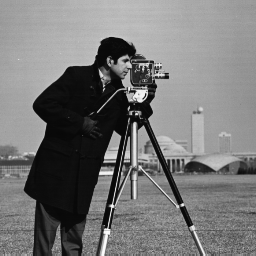
%> input picture cameraman.png, 256 x 256 px
$ octave Compressed_Sensing_Image.m   (GNU Octave 9; MATLAB toolbox functions it lacks are replaced by stand-ins)
%> lines starting %> are read from the running program, lines starting %| are printed output that depends on the picture
% Compressed Sensing Example of a small section of the Cameraman image
%
%___DESCRIPTION___
% MATLAB implementation of compressive sensing example as described in R.
% Baraniuk, Compressive Sensing, IEEE Signal Processing Magazine, [118],
% July 2007. The code acquires 250 averaged random measurements of a 2500
% pixel image. We assume that the image has a sparse representation in the
% DCT domain (not very sparse in practice). Hence the image can be
% recovered from its compressed form using basis pursuit.
%
%___DEPENDENCIES___
% Requires the MATLAB toolbox l_1-MAGIC: Recovery of Sparse Signals via Convex
% Programming v1.11 by J. Candes and J. Romberg, Caltech, 2005.
%
%___VARIABLES___
% x = original signal (nx1) y = compressed signal (mx1) Phi = measurement
% matrix (mxn) Psi = Basis functions (nxn) Theta = Phi * Psi (mxn) s =
% sparse coefficient vector (to be determined) (nx1)
%
%___PROBLEM___
% Invert the matrix equation y = Theta * s and therefore recover hat_x as
% k-sparse linear combination of basis functions contained in Psi. Note
% also that y = Phi * x.
%
%___SOLUTION___
% Let Phi be a matrix of i.i.d. Gaussian variables. Solve matrix inversion
% problem using basis pursuit (BP).

%___CREATED___
% o By S.Gibson, School of Physical Sciences, University of Kent.
% o 1st May, 2013.
% o version 1.0
% o NOTES: If the max number of iterations exceeds 25, error sometimes
%   occurs in l1eq_pd function call.
%
%___DISCLAIMER___
% The code below is my interpretation of Baraniuk's compressed sensing
% article. I don't claim to be an authority on the subject!


%___INPUT IMAGE___
clear, close all, clc
A = imread('cameraman.png');
%> A is the input picture: size 256x256 uint8; min 7, max 253, mean 118.7
display(size(A))
%|    256   256
A = A([50:99],[50:99]);
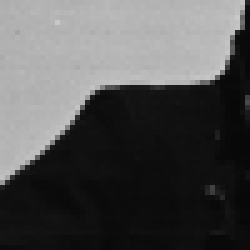
%> A: size 50x50 uint8 (shown 5 times larger); min 8, max 201, mean 82.6
[M,N]=size(A)
%> M = 50; N = 50
x = double(A(:));
%> x = 2500 values, max 201 at index 2354, min 8 at index 2199, mean 82.64
n = length(x);
%> n = 2500

%___MEASUREMENT MATRIX___
m = 250; % NOTE: small error still present after increasing m to 1500;
Phi = randn(m,n);
    %__ALTERNATIVES TO THE ABOVE MEASUREMENT MATRIX___
    %Phi = (sign(randn(m,n))+ones(m,n))/2; % micro mirror array (mma) e.g. single
    %pixel camera Phi = orth(Phi')'; % NOTE: See Candes & Romberg, l1
    %magic, Caltech, 2005.

%___COMPRESSION___
y = Phi*x;
%> y = 250 values, max 14421 at index 139, min -14756.3 at index 220, mean 31.98

%___THETA___
% NOTE: Avoid calculating Psi (nxn) directly to avoid memory issues.
Theta = zeros(m,n);
for ii = 1:n
    ii
    ek = zeros(1,n);
    ek(ii) = 1;
    psi = idct(ek)';
    Theta(:,ii) = Phi*psi;
end
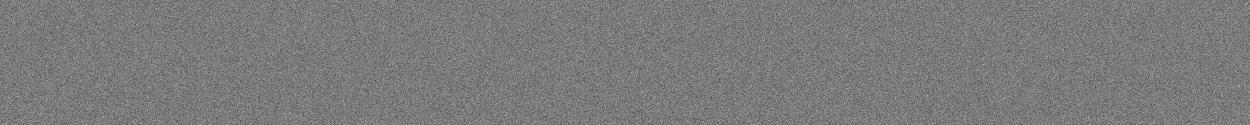
%> Theta: size 250x2500 double (shown at 1/2 size); min -4.48, max 4.82, mean 0.000987; drawn with min black and max white
%> after the loop, ek = 2500 values from 0 to 1

%___l2 NORM SOLUTION___ s2 = Theta\y; %s2 = pinv(Theta)*y
s2 = pinv(Theta)*y;
%> s2 = 2500 values, max 390 at index 1, min -238.6 at index 102, mean 0.327

%___BP SOLUTION___
%> (the run ends here)

$ run again, with boat.png copied over cameraman.png
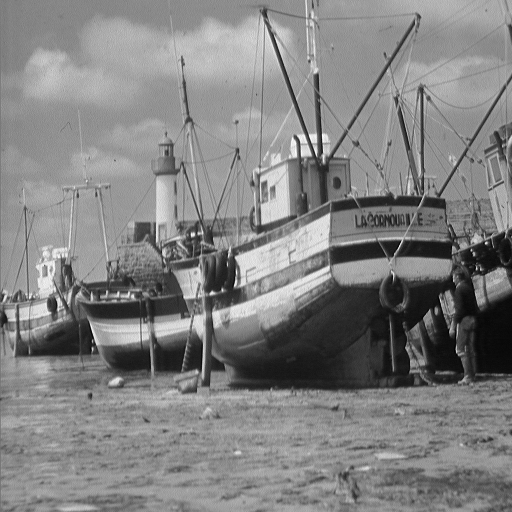
%> input picture boat.png, 512 x 512 px
%> A is the input picture: size 512x512 uint8; min 0, max 255, mean 129.7
%|    512   512
%> `A = A([50:99],[50:99]);`:
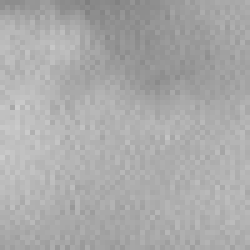
%> A: size 50x50 uint8 (shown 5 times larger); min 127, max 206, mean 170.1
%> x = 2500 values, max 206 at index 172, min 127 at index 851, mean 170.1
%> y = 250 values, max 21959.2 at index 15, min -25768.6 at index 141, mean -562.2
%> s2 = 2500 values, max 832.2 at index 1, min -159.5 at index 1556, mean 0.872
